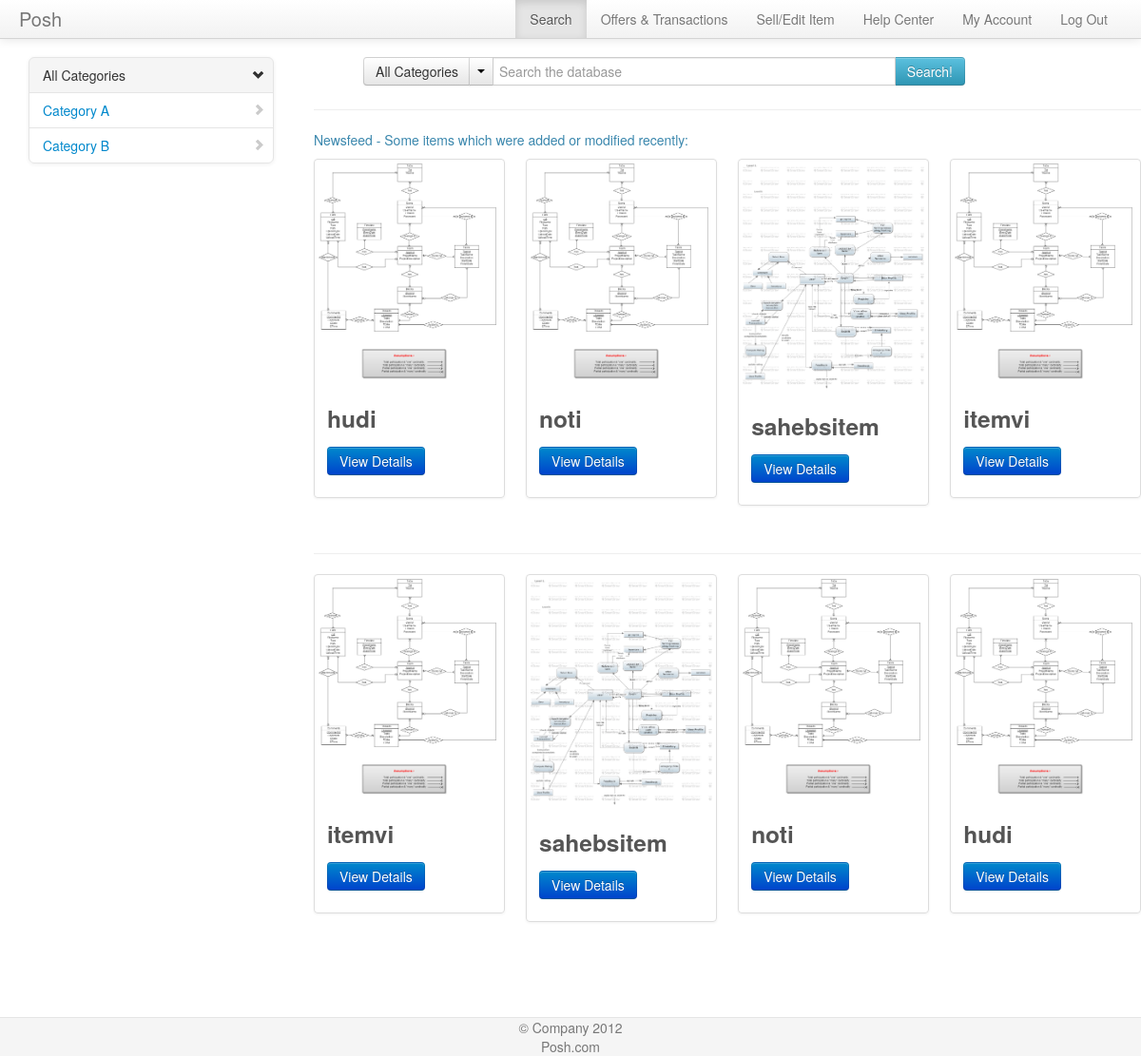
/search/searchhome.php (signed in), run on the app's committed database.
### tables this page shows
CREATE TABLE IF NOT EXISTS `inventory` (
  `itemid` int(10) NOT NULL AUTO_INCREMENT,
  `owner` varchar(20) NOT NULL,
  `itemname` varchar(40) NOT NULL,
  `category` varchar(40) NOT NULL,
  `addedon` timestamp NOT NULL DEFAULT CURRENT_TIMESTAMP,
  `pricetag` int(10) NOT NULL,
  `description` varchar(500) NOT NULL,
  `condition` varchar(20) NOT NULL,
  `image` varchar(30) DEFAULT NULL,
  PRIMARY KEY (`itemid`),
  KEY `owner` (`owner`)
);

### meekrodb.2.1.class.php (called while the page is built, shortened)
<?php
class DB {
  protected static $mdb = null;
  public static function getMDB() {
    $mdb = DB::$mdb;
    if ($mdb === null) {
      $mdb = DB::$mdb = new MeekroDB();
    }
    return $mdb;
  }
  public static function query() { $args = func_get_args(); return call_user_func_array(array(DB::getMDB(), 'query'), $args); }
}
class MeekroDB {
  public $dbName = '';
  public $user = '';
  public $password = '';
  public $host = 'localhost';
  public $port = null;
  public $encoding = 'latin1';
  public $queryMode = 'queryAllRows';
  public $internal_mysql = null;
  public function __construct($host=null, $user=null, $password=null, $dbName=null, $port=null, $encoding=null) {
    if ($host === null) $host = DB::$host;
    if ($user === null) $user = DB::$user;
    if ($password === null) $password = DB::$password;
    if ($dbName === null) $dbName = DB::$dbName;
    if ($port === null) $port = DB::$port;
    if ($encoding === null) $encoding = DB::$encoding;
    $this->host = $host;
    $this->user = $user;
    $this->password = $password;
    $this->dbName = $dbName;
    $this->port = $port;
    $this->encoding = $encoding;
  }
  public function get() {
    $mysql = $this->internal_mysql;
    if ($mysql == null) {
      if (! $this->port) $this->port = ini_get('mysqli.default_port');
      $mysql = new mysqli($this->host, $this->user, $this->password, $this->dbName, $this->port);
      $mysql->set_charset($this->encoding);
      $this->internal_mysql = $mysql;
    }
    return $mysql;
  }
  protected function prependCall($function, $args, $prepend) {
    array_unshift($args, $prepend);
    return call_user_func_array($function, $args);
  }
  public function freeResult($result) {
    return $result->free();
  }
  public function parseQueryParams() {
    $args = func_get_args();
    if (count($args) < 2) return $args[0];
  }
  public function query() {
    $args = func_get_args();
    if ($this->queryMode == 'buffered' || $this->queryMode == 'unbuffered') {
      return $this->prependCall(array($this, 'queryHelper'), $args, $this->queryMode);
    } else {
      return call_user_func_array(array($this, 'queryAllRows'), $args);
    }
  }
  public function queryUnbuf() { $args = func_get_args(); return $this->prependCall(array($this, 'queryHelper'), $args, 'unbuffered'); }
  protected function queryHelper() {
    $args = func_get_args();
    $type = array_shift($args);
    $is_buffered = ($type == 'buffered');
    $is_null = ($type == 'null');
    $sql = call_user_func_array(array($this, 'parseQueryParams'), $args);
    $db = $this->get();
    $result = $db->query($sql, $is_buffered ? MYSQLI_STORE_RESULT : MYSQLI_USE_RESULT);
    return $result;
  }
  public function queryAllRows() {
    $args = func_get_args();
    $query = call_user_func_array(array($this, 'queryUnbuf'), $args);
    $result = $this->fetchAllRows($query);
    return $result;
  }
  protected function checkError() {
    return false;
  }
  public function fetchRow($result = null) {
    return $result->fetch_assoc();
  }
  public function fetchAllRows($result = null) {
    $A = array();
    while ($row = $this->fetchRow($result)) {
      $A[] = $row;
    }
    return $A;
  }
}
?>

### search/searchhome.php (the view, shortened to what this page needs)
<!DOCTYPE html>
<html lang="en">
  <head>
    <link href="../bootstrap/css/bootstrap.css" rel="stylesheet">
	<link href="../bootstrap/css/docs.css" rel="stylesheet">
    <link href="../bootstrap/css/bootstrap-responsive.css" rel="stylesheet">
	</head>
	<body>
		<div class="navbar navbar-fixed-top">
			<div class="navbar-inner">
				<div class="container" style="width: auto; padding: 0 20px;">
					<a class="brand" href="#">Posh</a>
					<ul class="nav pull-right">
						<li  class="active"><a href="../search/searchhome.php">Search</a></li>
						<li><a href="../manageoffers/listoffersbyme.php">Offers & Transactions</a></li>
						<li><a href="../inventory/viewitems.php">Sell/Edit Item</a></li>
						<li><a href="../helpcenter.php">Help Center</a></li>
						<li><a href="../userdetails.php">My Account</a></li>
						<li><a href="../login/logout.php">Log Out</a></li>
					</ul>
				</div>
			</div>
		</div>
		<div class="container" style="width: auto; padding: 20px 0px 0px 0px;">
			<div class="span3">
			<div class="row-fluid">
			<div class="bs-docs-sidebar">
				<ul class="nav nav-list bs-docs-sidenav">
					<li class="header"><i class="icon-chevron-down"></i>All Categories</li>
					<li ><a href="filtersearch.php?query=&checkcategory=A"><i class="icon-chevron-right"></i>Category A</a></li>
					<li ><a href="filtersearch.php?query=&checkcategory=B"><i class="icon-chevron-right"></i>Category B</a></li>
				</ul>
			</div>
			</div>
			</div>
			<div class="span9">
			<div class="row-fluid">
				<div class="span1"></div>
				<div class="input-prepend input-append">
					<div class="btn-group">
					<button name="category" id="cat-btn" class="btn">All Categories</button>
					<button class="btn dropdown-toggle" data-toggle="dropdown">
					<span class="caret"></span>
					</button>
					</div>
					<input id="query" name="query" type="text" class="span6" placeholder="Search the database">
					<button class="btn btn-info" onclick="submitQuery();">Search!</button>
				</div>
			</div>
			<?php
				$tbl_name = "inventory";
				$items = DB::query("SELECT * FROM $tbl_name group by addedon DESC");
				$counter = 0;
				echo '<hr>';
				echo '<div class="row-fluid">';
				echo '<p class="text-info">Newsfeed - Some items which were added or modified recently: </p>';
				echo '<ul class="thumbnails">';
				foreach($items as $item){
				if($item['owner']!=$_SESSION['username']&&$counter<4){
					echo '<li class="span3">';
					echo '<div class="thumbnail">';
					echo '<img src="../upload/'.$item['image'].'" alt="">';
					echo '<div class="caption">';
					echo '<h3>'.$item['itemname'].'</h3>';
					echo '<p><a href="itemdetails.php?itemid='.$item['itemid'].'"> <button class="btn btn-primary">View Details</button></a></p> ';
					echo '</div>';
					echo '</div>';
					echo '</li>';
					$counter=$counter+1;
				}
			}
				echo '</ul>';
				echo '</div>';
			?>
			<?php
			if(!isset($_GET['query'])&&!isset($_GET['category'])){
				$tbl_name = "inventory";
				$items = DB::query("SELECT * FROM $tbl_name");
				echo '<hr>';
				echo '<div class="row-fluid">';
				echo '<ul class="thumbnails">';
				foreach($items as $item){
				if($item['owner']!=$_SESSION['username']){
					echo '<li class="span3">';
					echo '<div class="thumbnail">';
					echo '<img src="../upload/'.$item['image'].'" alt="">';
					echo '<div class="caption">';
					echo '<h3>'.$item['itemname'].'</h3>';
					echo '<p><a href="itemdetails.php?itemid='.$item['itemid'].'"> <button class="btn btn-primary">View Details</button></a></p> ';
					echo '</div>';
					echo '</div>';
					echo '</li>';
				}
				}
				echo '</ul>';
				echo '</div>';
				echo '</div>';
			}
			?>
			</div>
		<div class="footer" style="width: auto; padding: 0px 0px 0px 0px;">
			<p>&copy; Company 2012</p>
			<p>Posh.com</p>
		</div>
  </body>
</html>

### search/searchhome.php (style rules this page uses)
body { padding-top: 40px; }

### data on the page
inventory: image (picture), itemname "hudi"
inventory: image (picture), itemname "noti"
inventory: image (picture), itemname "sahebsitem"
inventory: image (picture), itemname "itemvi"
